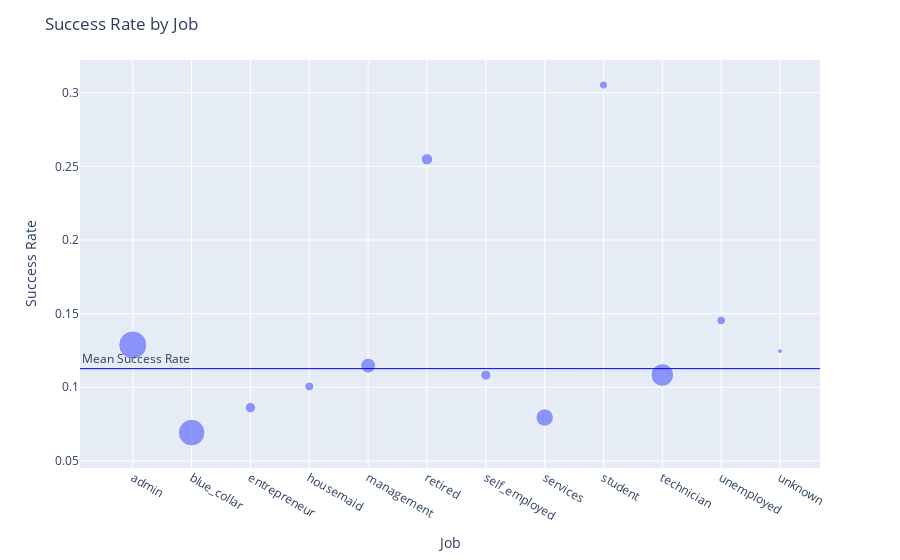

Write notebook code for a chart like this one.
### Code cell
grouped = df.groupby('job').agg({'success': ['mean', 'count']}).reset_index()
grouped.columns = ['job', 'success_rate', 'count']
fig = px.scatter(grouped, x="job", y="success_rate", size="count")
fig.add_hline(
    y=average_success_rate, 
    line_color='blue',
    annotation_text="Mean Success Rate",
    annotation_position="top left",
    line_width=1
)
fig.update_layout(
    title="Success Rate by Job",
    xaxis_title="Job",
    yaxis_title="Success Rate",
)

fig.show()

### Figure 1 — Plotly figure (JSON) as saved in the notebook; plotly's stock layout.template omitted (floating-point values rounded to 4 significant figures)
{"data": [{"hovertemplate": "job=%{x}<br>success_rate=%{y}<br>count=%{marker.size}<extra></extra>", "legendgroup": "", "marker": {"color": "#636efa", "size": [8314, 7441, 1160, 855, 2345, 1366, 1099, 3196, 711, 5400, 798, 265], "sizemode": "area", "sizeref": 20.79, "symbol": "circle"}, "mode": "markers", "name": "", "orientation": "v", "showlegend": false, "type": "scatter", "x": ["admin", "blue_collar", "entrepreneur", "housemaid", "management", "retired", "self_employed", "services", "student", "technician", "unemployed", "unknown"], "xaxis": "x", "y": [0.1287, 0.06921, 0.08621, 0.1006, 0.1147, 0.2548, 0.1083, 0.07947, 0.3052, 0.1083, 0.1454, 0.1245], "yaxis": "y"}], "layout": {"annotations": [{"showarrow": false, "text": "Mean Success Rate", "x": 0, "xanchor": "left", "xref": "x domain", "y": 0.1127, "yanchor": "bottom", "yref": "y"}], "legend": {"itemsizing": "constant", "tracegroupgap": 0}, "margin": {"t": 60}, "shapes": [{"line": {"color": "blue", "width": 1}, "type": "line", "x0": 0, "x1": 1, "xref": "x domain", "y0": 0.1127, "y1": 0.1127, "yref": "y"}], "title": {"text": "Success Rate by Job"}, "xaxis": {"anchor": "y", "domain": [0, 1], "title": {"text": "Job"}}, "yaxis": {"anchor": "x", "domain": [0, 1], "title": {"text": "Success Rate"}}}}
